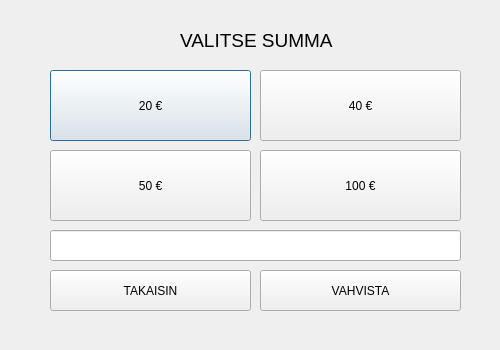
<?xml version="1.0" encoding="UTF-8"?>
<ui version="4.0">
 <class>nostoikkuna</class>
 <widget class="QDialog" name="nostoikkuna">
  <property name="geometry">
   <rect>
    <x>0</x>
    <y>0</y>
    <width>500</width>
    <height>350</height>
   </rect>
  </property>
  <property name="windowTitle">
   <string>Dialog</string>
  </property>
  <widget class="QPushButton" name="btn_nosta20">
   <property name="geometry">
    <rect>
     <x>50</x>
     <y>70</y>
     <width>201</width>
     <height>71</height>
    </rect>
   </property>
   <property name="text">
    <string>20 €</string>
   </property>
  </widget>
  <widget class="QLabel" name="label">
   <property name="geometry">
    <rect>
     <x>180</x>
     <y>30</y>
     <width>211</width>
     <height>21</height>
    </rect>
   </property>
   <property name="font">
    <font>
     <pointsize>14</pointsize>
    </font>
   </property>
   <property name="text">
    <string>VALITSE SUMMA</string>
   </property>
  </widget>
  <widget class="QPushButton" name="btn_nosta40">
   <property name="geometry">
    <rect>
     <x>260</x>
     <y>70</y>
     <width>201</width>
     <height>71</height>
    </rect>
   </property>
   <property name="text">
    <string>40 €</string>
   </property>
  </widget>
  <widget class="QPushButton" name="btn_nosta50">
   <property name="geometry">
    <rect>
     <x>50</x>
     <y>150</y>
     <width>201</width>
     <height>71</height>
    </rect>
   </property>
   <property name="text">
    <string>50 €</string>
   </property>
  </widget>
  <widget class="QPushButton" name="btn_nosta100">
   <property name="geometry">
    <rect>
     <x>260</x>
     <y>150</y>
     <width>201</width>
     <height>71</height>
    </rect>
   </property>
   <property name="text">
    <string>100 €</string>
   </property>
  </widget>
  <widget class="QLineEdit" name="lineEdit_nostetaanSummaX">
   <property name="geometry">
    <rect>
     <x>50</x>
     <y>230</y>
     <width>411</width>
     <height>31</height>
    </rect>
   </property>
  </widget>
  <widget class="QPushButton" name="btn_vahvistaNosto">
   <property name="geometry">
    <rect>
     <x>260</x>
     <y>270</y>
     <width>201</width>
     <height>41</height>
    </rect>
   </property>
   <property name="text">
    <string>VAHVISTA</string>
   </property>
  </widget>
  <widget class="QPushButton" name="btn_peruutaNosto">
   <property name="geometry">
    <rect>
     <x>50</x>
     <y>270</y>
     <width>201</width>
     <height>41</height>
    </rect>
   </property>
   <property name="text">
    <string>TAKAISIN</string>
   </property>
  </widget>
 </widget>
 <resources/>
 <connections/>
</ui>
